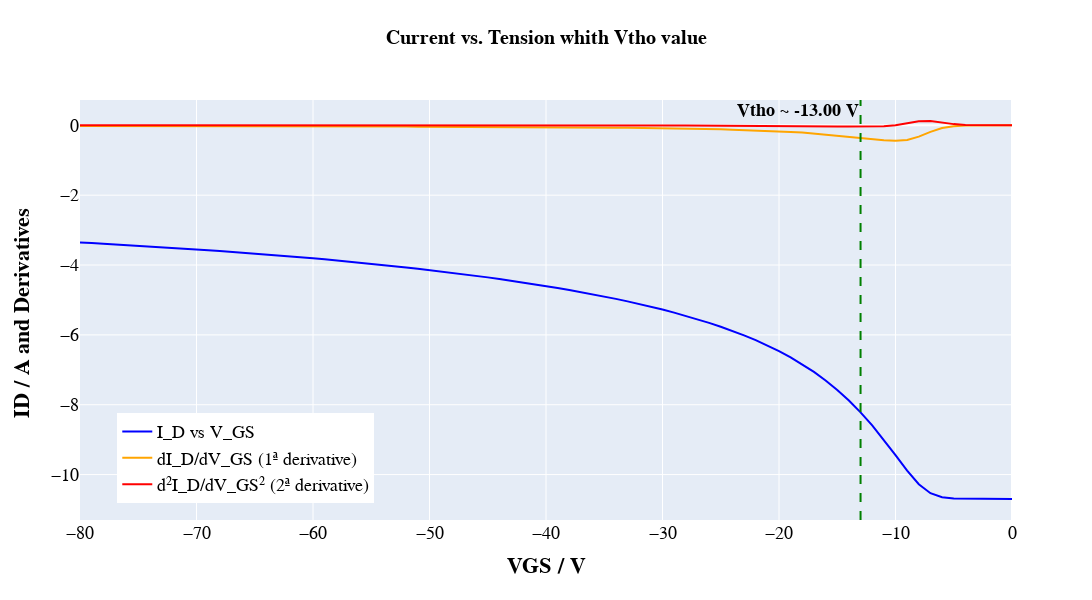

The notebook cell saved with this chart:
### Markdown cell above
---
## **FineTuning Vtho**

### Code cell
vtho_calculation(in_model_data)
